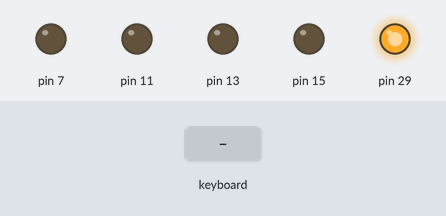
Recording of a program running on a simulated Raspberry Pi (header pin numbers). Parts: output pins drawn as LEDs (lit = HIGH). The test bench sets the inputs (shaded band). The pygame window is not drawn.

Above: at 5.2 s.
5.3 s: key right typed on the keyboard
At 5.39 s:
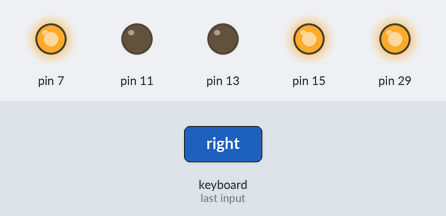
6.9 s: key left typed on the keyboard
At 6.99 s:
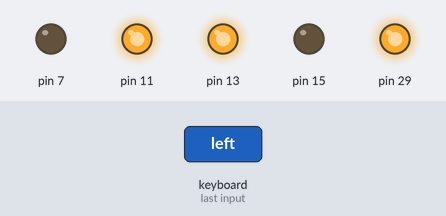
8.5 s: key up typed on the keyboard
At 8.59 s:
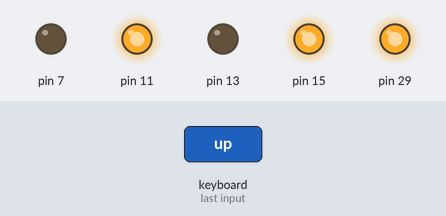
10.1 s: key down typed on the keyboard
At 10.19 s:
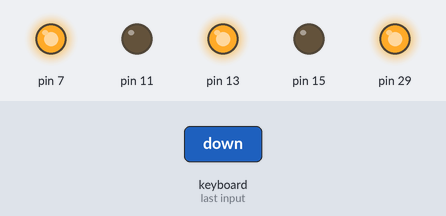
Timing chart, 0 to 12.7 s (numbered marks = the images above; inputs shaded):
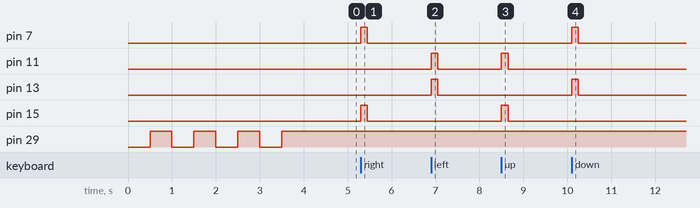

Measured:
- after the input at 5.3 s, pin 7, pin 15: LOW → HIGH at once, → LOW 0.15 s later
- after the input at 6.9 s, pin 11, pin 13: LOW → HIGH at once, → LOW 0.15 s later
- after the input at 8.5 s, pin 11, pin 15: LOW → HIGH at once, → LOW 0.15 s later
- after the input at 10.1 s, pin 7, pin 13: LOW → HIGH at once, → LOW 0.15 s later

The program:

robot.py
```python
import pygame
import RPi.GPIO as GPIO
import os #added so we can shut down OK
import time #import time module
#Open a Pygame window to allow it to detect user events
screen = pygame.display.set_mode([240, 160])

#set GPIO numbering mode and define output pins
GPIO.setmode(GPIO.BOARD)
GPIO.setup(7,GPIO.OUT)
GPIO.setup(11,GPIO.OUT)
GPIO.setup(13,GPIO.OUT)
GPIO.setup(15,GPIO.OUT)
GPIO.setup(29,GPIO.OUT)

#flashes LEDs when all running, and also lets camera settle
for x in range(1, 5):
        GPIO.output(29,False)
        time.sleep(0.5)
        GPIO.output(29,True)
        time.sleep(0.5)

try:
	while True:
		for event in pygame.event.get():
			if event.type == pygame.KEYDOWN:
				if event.key == pygame.K_q:
					pygame.quit()
				if event.key == pygame.K_s:
					os.system ('sudo shutdown now') # shutdown right now!
				elif event.key == pygame.K_r:
					if record == 0:
						record = 1
						moment = datetime.now()
						GPIO.output(29,False)
						camera.start_recording('/home/pi/Videos/vid_%02d_%02d_%02d.mjpg' % (moment.hour, moment.minute, moment.second))
				elif event.key == pygame.K_t:
					if record == 1:
						record = 0
						GPIO.output(29,True)
						camera.stop_recording()
				elif event.key == pygame.K_RIGHT:
					GPIO.output(7,True)
					GPIO.output(11,False)
					GPIO.output(13,False)
					GPIO.output(15,True)
				elif event.key == pygame.K_LEFT:
					GPIO.output(7,False)
					GPIO.output(11,True)
					GPIO.output(13,True)
					GPIO.output(15,False)
				elif event.key == pygame.K_UP:
					GPIO.output(7,False)
					GPIO.output(11,True)
					GPIO.output(13,False)
					GPIO.output(15,True)
				elif event.key == pygame.K_DOWN:
					GPIO.output(7,True)
					GPIO.output(11,False)
					GPIO.output(13,True)
					GPIO.output(15,False)
			elif event.type == pygame.KEYUP:
				GPIO.output(7,False)
				GPIO.output(11,False)
				GPIO.output(13,False)
				GPIO.output(15,False)

finally:
    #GPIO cleanup
    GPIO.cleanup()
```
